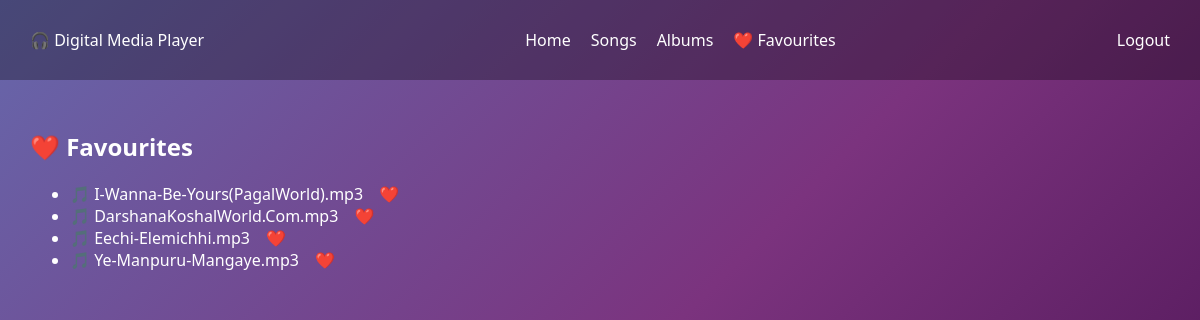
/favourites (signed in), run on the app's committed database.
### tables this page shows
CREATE TABLE songs (
        id INTEGER PRIMARY KEY AUTOINCREMENT,
        title TEXT NOT NULL,
        file_path TEXT UNIQUE NOT NULL,
        album_id INTEGER,
        created_at DATETIME DEFAULT CURRENT_TIMESTAMP,
        FOREIGN KEY (album_id) REFERENCES albums(id)
    );

### Digital Media Player1/app.py (the view)
@app.route("/favourites")
def favourites():
    if "user_id" not in session:
        return redirect(url_for("login"))
    fav_songs = database.get_favourite_songs(session["user_id"])
    return render_template("favourites.html", songs=fav_songs)

### Digital Media Player1/database.py (called while the page is built)
def get_connection():
    conn = sqlite3.connect(DB_PATH)
    conn.row_factory = sqlite3.Row
    return conn

def get_favourite_songs(user_id):
    conn = get_connection()
    cur = conn.cursor()
    cur.execute("""
        SELECT
            songs.id,
            songs.title,
            songs.file_path,
            albums.name AS album_name,
            albums.image_path
        FROM favourites
        JOIN songs ON favourites.song_id = songs.id
        LEFT JOIN albums ON songs.album_id = albums.id
        WHERE favourites.user_id=?
        ORDER BY favourites.created_at DESC
    """, (user_id,))
    rows = cur.fetchall()
    conn.close()
    return rows

### templates/favourites.html
{% extends "base.html" %}
{% block css %}
<link rel="stylesheet" href="{{ url_for('static', filename='css/favourites.css') }}">
{% endblock %}
{% block content %}
<h2>❤️ Favourites</h2>
{% if songs %}
<ul class="song-list">
    {% for song in songs %}
    <li class="song-item">
        <span
            style="cursor:pointer"
            onclick="window.location.href='/play/{{ song.id }}'">
            🎵 {{ song.title }}
        </span>
        <a href="/toggle-favourite/{{ song.id }}"
           style="margin-left:12px;text-decoration:none;">
            ❤️
        </a>
    </li>
    {% endfor %}
</ul>
{% else %}
<p>No favourites yet ❤️</p>
{% endif %}
{% endblock %}

### Digital Media Player1/static/css/theme.css (style rules this page uses)
* { box-sizing: border-box; font-family: "Segoe UI", sans-serif; }
body { margin: 0; background: linear-gradient(135deg, #6667AB, #7B337E, #420D4B); color: #fff; min-height: 100vh; }

### data on the page
songs: title "I-Wanna-Be-Yours(PagalWorld).mp3"
songs: title "DarshanaKoshalWorld.Com.mp3"
songs: title "Eechi-Elemichhi.mp3"
songs: title "Ye-Manpuru-Mangaye.mp3"
